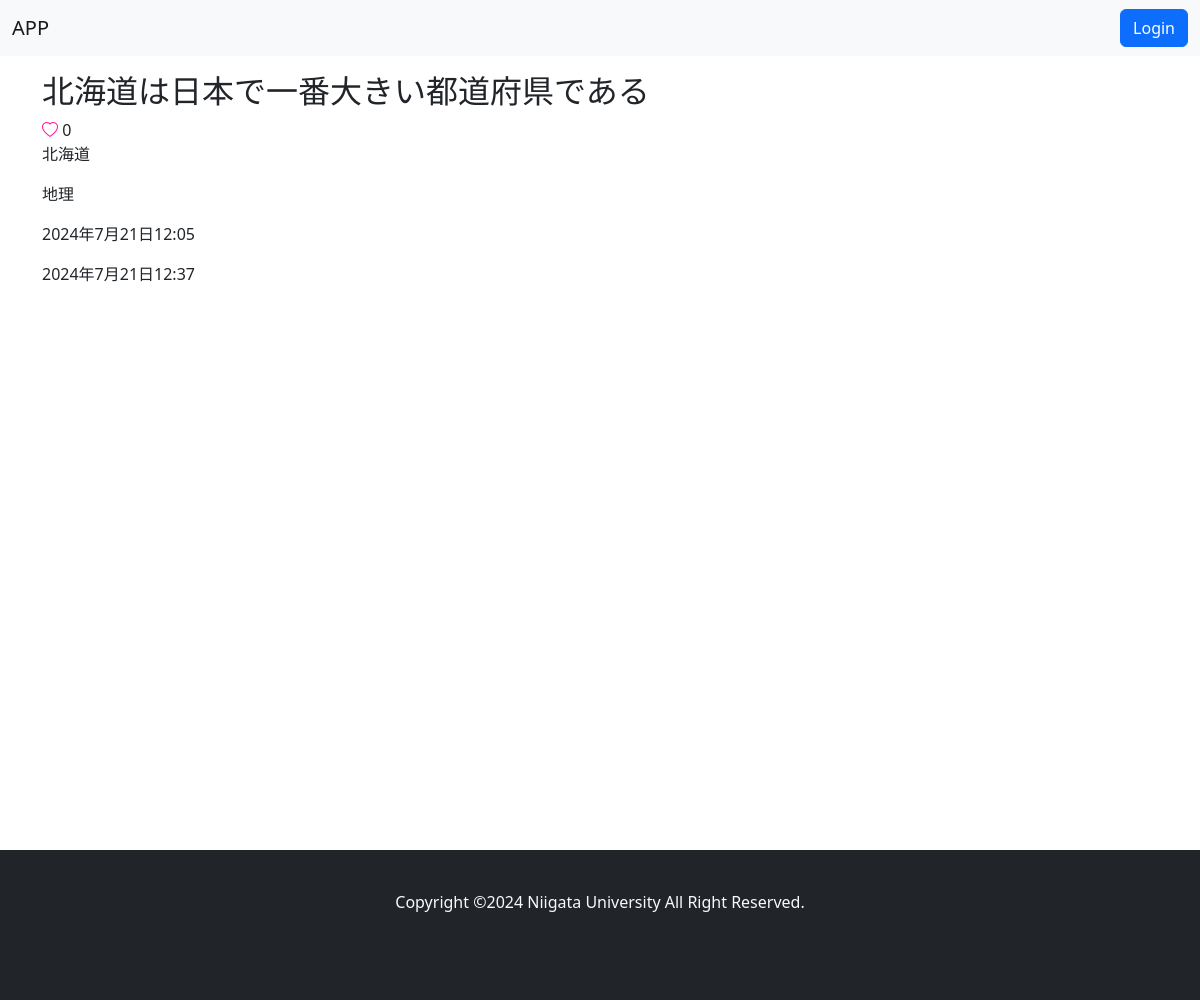
The page /detail/2/ on the database its author committed.
### main/models.py (models this page shows, shortened)
class Post(models.Model):
    CATEGORY_CHOICES = [
        ('地理', '地理'),
        ('歴史', '歴史'),
        ('人物', '人物'),
        ('自然', '自然'),
        ('伝統', '伝統'),
        ('スポーツ', 'スポーツ'),
        ('食', '食'),
        ('文化', '文化'),
        ('芸能', '芸能'),
        ('特産品', '特産品'),
        ('方言', '方言'),
        ('その他', 'その他'),
    ]
    PREFECTURE_CHOICES = [
        ('北海道', '北海道'),
        ('青森県', '青森県'),
        ('岩手県', '岩手県'),
        ('宮城県', '宮城県'),
        ('秋田県', '秋田県'),
        ('山形県', '山形県'),
        ('福島県', '福島県'),
        ('茨城県', '茨城県'),
        ('栃木県', '栃木県'),
        ('群馬県', '群馬県'),
        ('埼玉県', '埼玉県'),
        ('千葉県', '千葉県'),
        ('東京都', '東京都'),
        ('神奈川県', '神奈川県'),
        ('新潟県', '新潟県'),
        ('富山県', '富山県'),
        ('石川県', '石川県'),
        ('福井県', '福井県'),
        ('山梨県', '山梨県'),
        ('長野県', '長野県'),
        ('岐阜県', '岐阜県'),
        ('静岡県', '静岡県'),
        ('愛知県', '愛知県'),
        ('三重県', '三重県'),
        ('滋賀県', '滋賀県'),
        ('京都府', '京都府'),
        ('大阪府', '大阪府'),
        ('兵庫県', '兵庫県'),
        ('奈良県', '奈良県'),
        ('和歌山県', '和歌山県'),
        ('鳥取県', '鳥取県'),
        ('島根県', '島根県'),
        ('岡山県', '岡山県'),
        ('広島県', '広島県'),
        ('山口県', '山口県'),
        ('徳島県', '徳島県'),
        ('香川県', '香川県'),
        ('愛媛県', '愛媛県'),
        ('高知県', '高知県'),
        ('福岡県', '福岡県'),
        ('佐賀県', '佐賀県'),
        ('長崎県', '長崎県'),
        ('熊本県', '熊本県'),
        ('大分県', '大分県'),
        ('宮崎県', '宮崎県'),
        ('鹿児島県', '鹿児島県'),
        ('沖縄県', '沖縄県'),
    ]
    title = models.CharField(max_length=20)
    category = models.CharField(max_length=20, choices=CATEGORY_CHOICES)
    prefecture = models.CharField(max_length=20, choices=PREFECTURE_CHOICES)
    content = models.TextField(blank=True, null=True)
    user = models.ForeignKey(User, on_delete=models.CASCADE)
    like = models.ManyToManyField(User, related_name='related_post', blank=True)
    create_at = models.DateTimeField()
    update_at = models.DateTimeField()
    class Meta:
        db_table = 'posts'
        ordering = ["-create_at"]

### main/views.py (the view)
# urls.py: path("detail/<int:pk>/", TriviaDetailView.as_view(), name="trivia-detail"),
class TriviaDetailView(DetailView):
    template_name = "main/detail.html"
    model = Post

### templates/main/detail.html (shortened to what this page needs)
{% extends "base.html" %}
{% block content %}
<div class="container mt-3">
    <h2>{{object.title}}</h2>
    {% if user.is_authenticated %}
        <form method="POST" action="{% url 'main:trivia-like' %}" style="display: inline-block;">
            {% csrf_token %}
            <input type="hidden" name="id" value="{{ object.id }}">
            {% if user in post.like.all %}
                <button type="submit" class="btn btn-link btn-lg" tabindex="-1" aria-disabled="true">
                <i class="bi bi-heart-fill" role="img" style="color: deeppink;"></i>
                </button>{{object.like.count}}<br>
            {% else %}
                <button type="submit" class="btn btn-link btn-lg" tabindex="-1" aria-disabled="true">
                    <i class="bi bi-heart" role="img" style="color: deeppink;"></i>
                </button>{{object.like.count}}<br>
            {% endif %}
        </form>
    {% else %}
        <i class="bi bi-heart" role="img" style="color: deeppink;"></i> {{object.like.count}}<br>
    {% endif %}
    <p>{{object.prefecture}}</p>
    <p>{{object.category}}</p>
    <p>{{object.create_at}}</p>
    <p>{{object.update_at}}</p>
</div>
{% endblock %}

### static/css/footer.css (style rules this page uses)
html { position: relative; min-height: 100%; padding-bottom: 200px; box-sizing: border-box; }

### rows shown on the page
Post: title "北海道は日本で一番大きい都道府県である", like.count "0", prefecture "北海道", category "地理", create_at "2024年7月21日12:05", update_at "2024年7月21日12:37"
